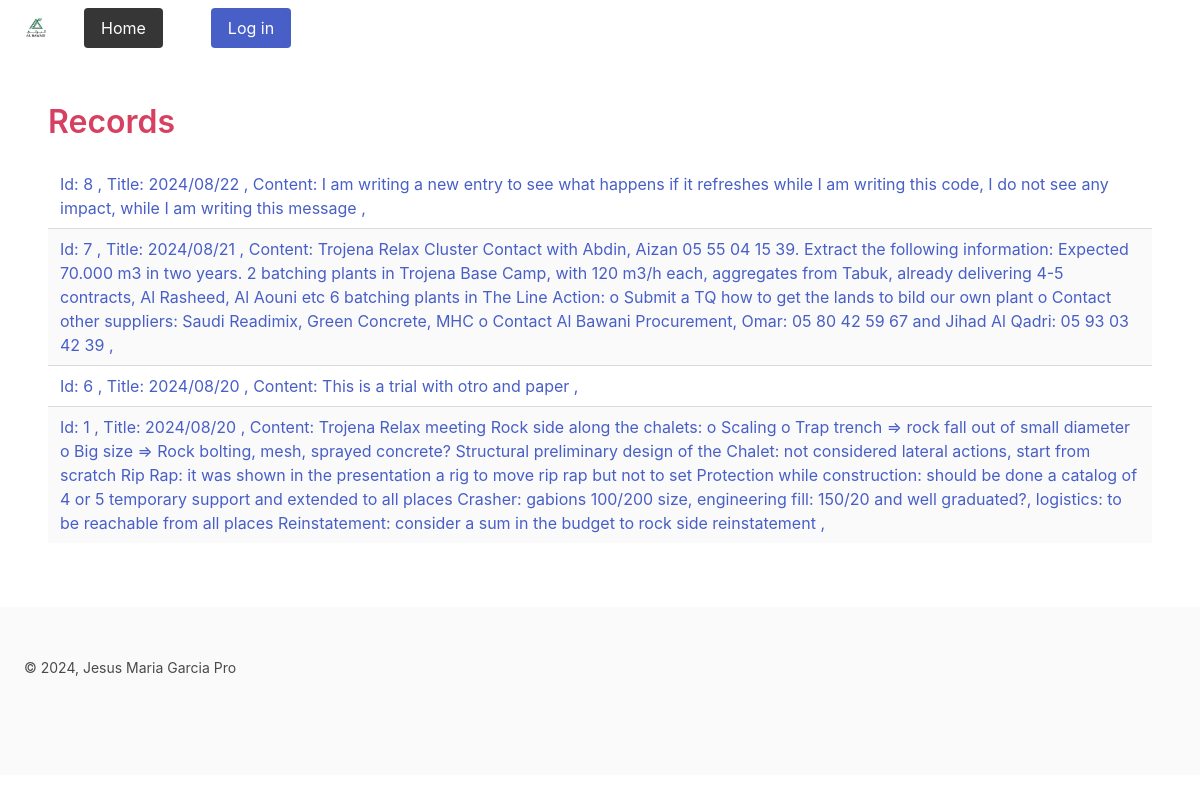
The app's page /records/, older data.
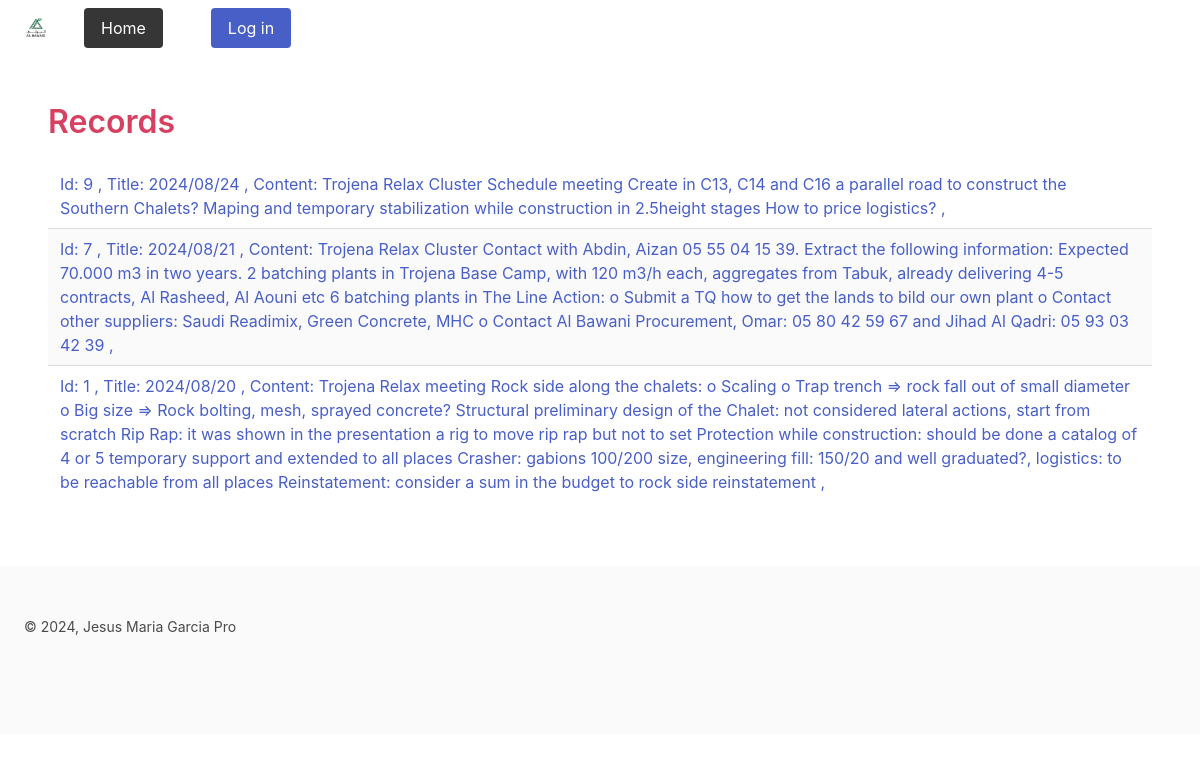
The same page, newer data.
### app/models.py (models this page shows, shortened)
class SiteDiary(models.Model):
    title = models.CharField(max_length=255)
    content = models.TextField()
    date_time = models.DateTimeField(auto_now_add=True)

### app/views.py (the view)
# urls.py: path('records/', views.records_list, name='records_list'),
def records_list(request):
    records = SiteDiary.objects.all().order_by('-date_time')
    return render(request, 'app/records_list.html', {'records': records})

### app/templates/app/records_list.html (shortened to what this page needs)
{% extends "app/base.html" %}
{% block content %}
    <h1 style="color: #d64161;" class="title">Records</h1>
    {% if records %}
    <form action="" method="post">
        <table class="table is-striped is-fullwidth">
        {% for record in records %}
        <tr>
            <td>
                <a href="{% if request.user.is_staff %}{% url 'edit_record' record.id %}{% else %}#{% endif %}">
                    Id: {{ record.id }} ,
                    Title: {{ record.title }} ,
                    {% if record.content %} Content: {{ record.content }} {% endif %} ,
                </a>
            </td>
        </tr>
        {% endfor %}
        </table>
    </form>
    {% endif %}
{% endblock %}

### app/templates/app/base.html (shortened to what this page needs)
<!DOCTYPE html>
{% load static %}
<html lang="en">
  <head>
    <link rel="stylesheet"
          href="https://cdnjs.cloudflare.com/ajax/libs/bulma/0.7.1/css/bulma.min.css"/>
  </head>
  <body>
    <header>
      <nav class="navbar" aria-label="main navigation">
        <div class="navbar-brand">
          <a class="navbar-item" href="https://www.albawani.net/">
            <img src="{% static 'app/media/AlBawani.jpg' %}" alt="AlBawani Logo" class="logo">
          </a>
          <span class="navbar-item">
            <a class="button is-dark" id ="home_menu" href="{% url 'home' %}">Home</a>
          </span>
          <span class="navbar-item">
        </div>
        <span class="navbar-item">
          {% if not request.user.is_authenticated %}
            <a class="button is-link" id = 'login_menu' href="{% url 'login_request' %}">Log in</a>
          {% else %}
            {{ request.user.username }}
            <a class="button is-link" id = 'login_menu' href="{% url 'logout_request' %}">Log out</a>
          {% endif %}
        </span>
      </nav>
    </header>
    <main>
      <section class="section">
        <div class="content">
          {% block content %}{% endblock %}
        </div>
      </section>
    </main>
    <footer class='footer'>
      <small>&copy; 2024, Jesus Maria Garcia Pro</small>
    </footer>
  </body>
</html>

### app/templates/app/base.html (style rules this page uses)
.logo { margin: 0 10px; border-radius: 5px; object-fit: contain; }
.navbar-brand { padding: 0; }
.navbar-brand a { display: flex; align-items: center; }

Row changes from the older to the newer data that the page shows:
removed SiteDiary: id "8", title "2024/08/22", content "I am writing a new entry to see what happens if it refreshes while I am writing this code, I do not see any impact, while I am writing this message"
removed SiteDiary: id "6", title "2024/08/20", content "This is a trial with otro and paper"
added SiteDiary: id "9", title "2024/08/24", content "Trojena Relax Cluster Schedule meeting Create in C13, C14 and C16 a parallel road to construct the Southern Chalets? Maping and temporary stabilization while construction in 2.5height stages How to price logistics?"
